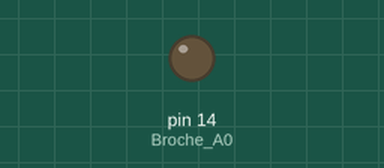
This sketch was run on a simulated Arduino Uno, built with avr-gcc and run on an emulated ATmega328P. On the bench: output pins drawn as LEDs (lit = HIGH).

Above: at 1.5 s.
At 19.5 s:
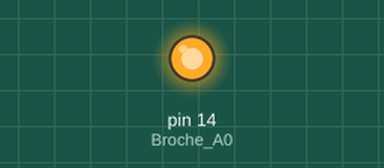
Timing chart, 0 to 46.8 s (numbered marks = the images above):
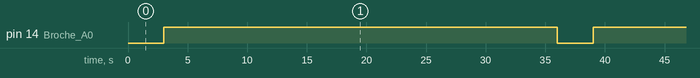

The sketch:

test_gopro_arduino.ino
```cpp
void setup() {
pinMode(14, OUTPUT); // Broche A0

for(int i=0; i<10; i++){ // Déclenchement du script de la gopro 10 fois de suite à 30 secondes d'intervalle
    digitalWrite(14, LOW);
    delay(3000);
    digitalWrite(14, HIGH);
    delay(3000);

    delay(30000);
  }
}

void loop() {}
```

Measured:
- by itself, pin 14 (Broche_A0): alternates HIGH for 33.0 s and LOW for 3.0 s
